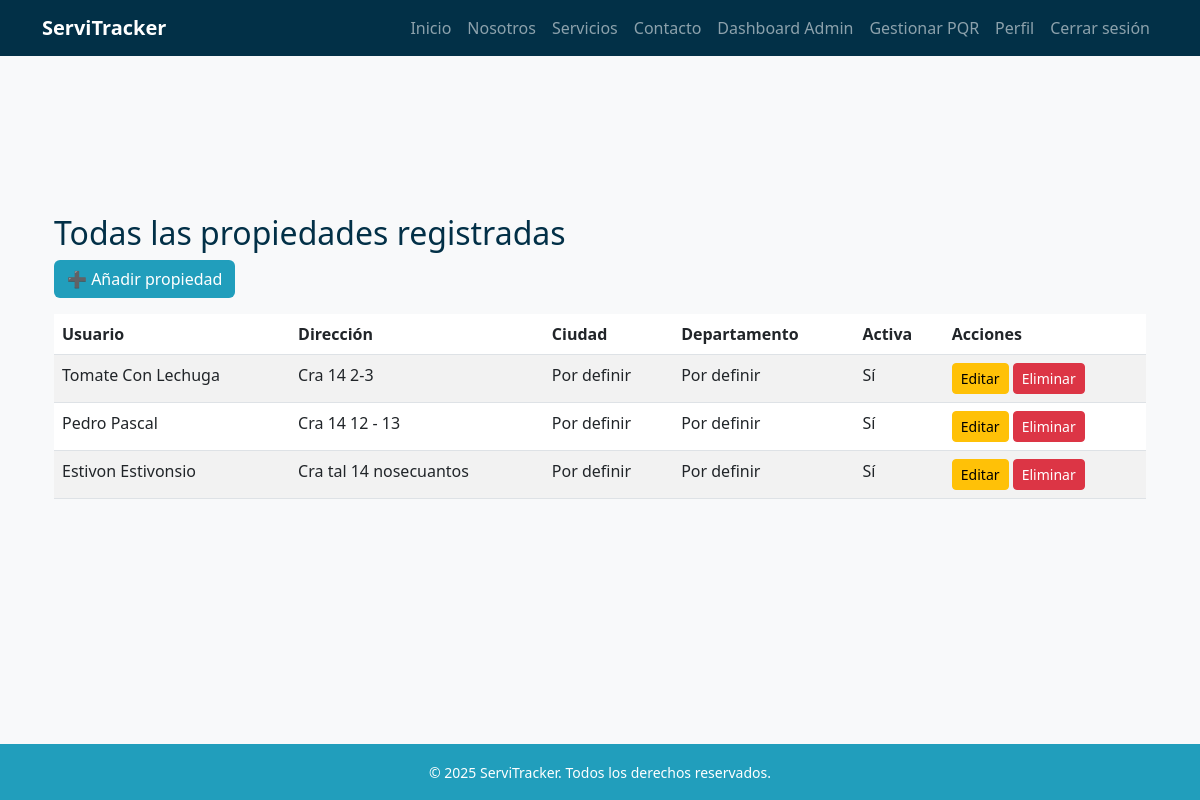
The app's page /propiedades/ (signed in) with its own data.
### propiedades/models.py (models this page shows, shortened)
class Propiedad(models.Model):
    usuario = models.ForeignKey(
        settings.AUTH_USER_MODEL,
        on_delete=models.CASCADE,
        related_name='propiedades'
    )
    departamento = models.CharField(max_length=100)
    ciudad = models.CharField(max_length=100)
    direccion = models.CharField(max_length=200)
    activa = models.BooleanField(default=True)

### usuarios/models.py (models this page shows)
class Usuario(AbstractBaseUser, PermissionsMixin):
    ROLES = [
        ("administrador", "Administrador"),
        ("agente", "Agente"),
        ("tecnico", "Técnico"),
        ("ciudadano", "Ciudadano"),
    ]
    documento = models.CharField(max_length=20, unique=True)
    email = models.EmailField(blank=True, null=True)
    nombres = models.CharField(max_length=100, blank=True, null=True)
    apellidos = models.CharField(max_length=100, blank=True, null=True)
    rol = models.CharField(max_length=20, choices=ROLES, default="ciudadano")
    especialidad = models.ForeignKey(Especialidad, on_delete=models.SET_NULL, null=True, blank=True)
    is_active = models.BooleanField(default=True)
    is_staff = models.BooleanField(default=False)
    date_joined = models.DateTimeField(auto_now_add=True)
    objects = UsuarioManager()
    USERNAME_FIELD = "documento"
    REQUIRED_FIELDS = []  # puedes agregar 'email' si quieres que sea obligatorio
    def __str__(self):
        return self.get_public_name()
    def get_full_name(self):
        nombre = (self.nombres or "").strip()
        apellido = (self.apellidos or "").strip()
        full = f"{nombre} {apellido}".strip()
        return full or ""
    def get_public_name(self):
        return self.get_full_name() or "Usuario"

### propiedades/views.py (the view)
# urls.py: path('', views.lista_propiedades, name='lista_propiedades'),
@user_passes_test(lambda u: u.is_staff or u.rol == "administrador")
def lista_propiedades(request):
    propiedades = Propiedad.objects.all()
    return render(request, 'propiedades/propiedades.html', {'propiedades': propiedades})

### templates/propiedades/propiedades.html (shortened to what this page needs)
{% extends 'base.html' %}
{% block content %}
<div class="container my-5">
    <h2 class="text-blue-dark">Todas las propiedades registradas</h2>
    <a href="{% url 'crear_propiedad' %}" class="btn btn-blue-mid mb-3">➕ Añadir propiedad</a>
    <table class="table table-striped">
        <thead>
            <tr>
                <th>Usuario</th>
                <th>Dirección</th>
                <th>Ciudad</th>
                <th>Departamento</th>
                <th>Activa</th>
                <th>Acciones</th>
            </tr>
        </thead>
        <tbody>
            {% for p in propiedades %}
            <tr>
                <td>{{ p.usuario }}</td>
                <td>{{ p.direccion }}</td>
                <td>{{ p.ciudad }}</td>
                <td>{{ p.departamento }}</td>
                <td>{{ p.activa|yesno:"Sí,No" }}</td>
                <td>
                    <a href="{% url 'editar_propiedad' p.pk %}" class="btn btn-sm btn-warning">Editar</a>
                    <a href="{% url 'eliminar_propiedad' p.pk %}" class="btn btn-sm btn-danger">Eliminar</a>
                </td>
            </tr>
            {% empty %}
            <tr><td colspan="6">No hay propiedades registradas.</td></tr>
            {% endfor %}
        </tbody>
    </table>
</div>
{% endblock %}

### static/css/style.css (style rules this page uses)
:root { --blue-light: #8ecae6; --blue-mid: #219ebc; --blue-deep: #126782; --blue-dark: #023047; --yellow: #ffb703; --orange-light: #fd9e02; --orange-dark: #fb8500; --green-light: #198754; --green-dark: #146c43; }
.text-blue-dark { color: var(--blue-dark); }
body { font-family: 'Segoe UI', sans-serif; background-color: #f8f9fa; padding-top: 70px; min-height: 100vh; display: flex; flex-direction: column; }
.btn-blue-mid { background-color: var(--blue-mid); color: white; }

### records on screen
Propiedad: usuario "Tomate Con Lechuga", direccion "Cra 14 2-3", ciudad "Por definir", departamento "Por definir", activa "Sí"
Propiedad: usuario "Pedro Pascal", direccion "Cra 14 12 - 13", ciudad "Por definir", departamento "Por definir", activa "Sí"
Propiedad: usuario "Estivon Estivonsio", direccion "Cra tal 14 nosecuantos", ciudad "Por definir", departamento "Por definir", activa "Sí"
